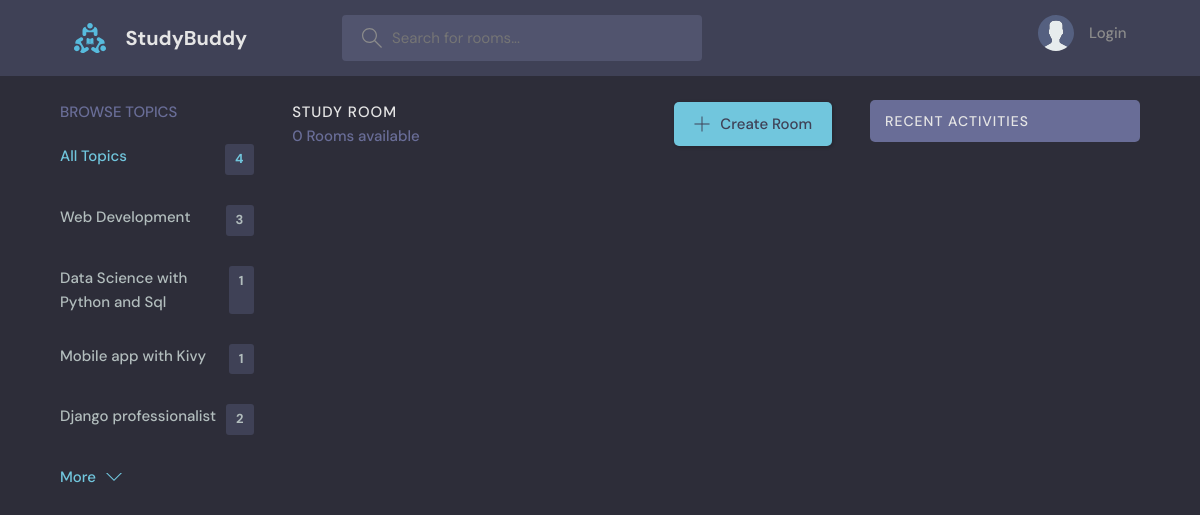
The app's page /?q=Java, older data.
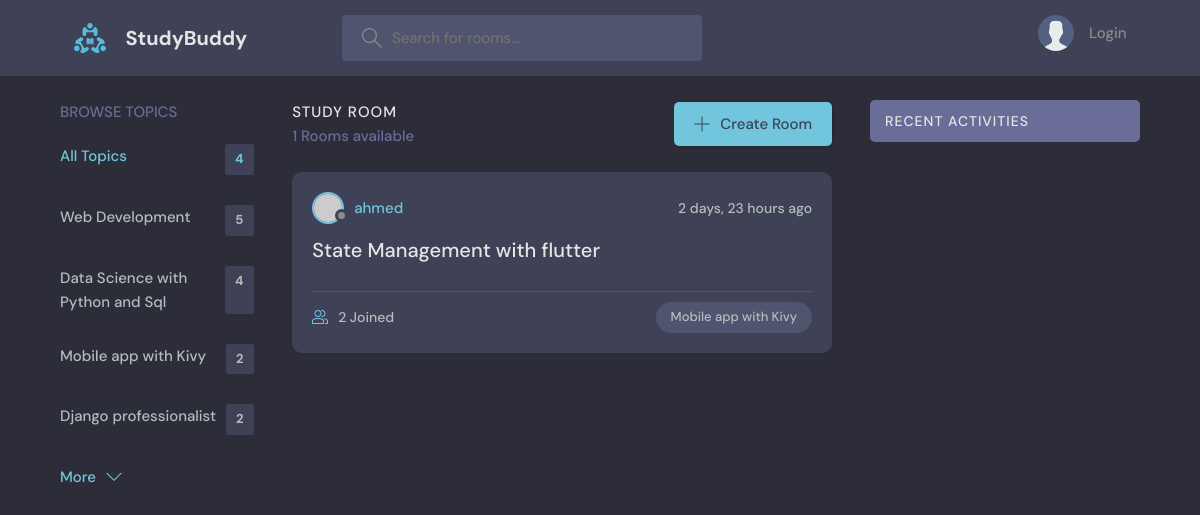
The same page, newer data.
### baseapp/models.py (models this page shows, shortened)
class Topic(models.Model):
    name = models.CharField(max_length=300)
    def __str__(self):
        return self.name

class Room(models.Model):
    host = models.ForeignKey(User, on_delete=models.SET_NULL, null=True)
    topic = models.ForeignKey(Topic, on_delete=models.SET_NULL, null=True)
    name = models.CharField(max_length=200)
    description = models.TextField(null=True, blank=True)
    created = models.DateTimeField(auto_now_add=True)
    updated = models.DateTimeField(auto_now=True)
    participants = models.ManyToManyField(User, related_name='participants', blank=True)
    class Meta:
        ordering = ['-updated', '-created']

### baseapp/views.py (the view)
# urls.py: path("", views.home, name="home"),
def home(request):
    q = request.GET.get('q') if request.GET.get('q') != None else ''
    rooms = Room.objects.filter(
        Q(topic__name__icontains=q) |
        Q(description__icontains=q) |
        Q(name__icontains=q)
    )
    room_count = rooms.count()
    topics = Topic.objects.all() [0:5]
    room_messages = Message.objects.filter(Q(room__topic__name__icontains=q))
    context = {'rooms' : rooms, 'topics': topics, 'room_count': room_count, "room_messages": room_messages}
    return render(request, 'baseapp/index.html', context)

### baseapp/templates/baseapp/index.html (shortened to what this page needs)
{% extends 'main.html' %}
{%block content %}
    <main class="layout layout--3">
      <div class="container">
        <div class="topics">
          <div class="topics__header">
            <h2>Browse Topics</h2>
          </div>
          <ul class="topics__list">
            {%include 'baseapp/topics_component.html' %}
          </ul>
          <a class="btn btn--link" href="{%url 'topic' %}">
            More
            <svg version="1.1" xmlns="http://www.w3.org/2000/svg" width="32" height="32" viewBox="0 0 32 32">
              <title>chevron-down</title>
              <path d="M16 21l-13-13h-3l16 16 16-16h-3l-13 13z"></path>
            </svg>
          </a>
        </div>
        <div class="roomList">
          <div class="roomList__header">
            <div>
              <h2>Study Room</h2>
              <p> {{room_count}} Rooms available</p>
            </div>
            <a href="{%url 'create-room' %}"class="btn btn--main" href="create-room.html">
              <svg version="1.1" xmlns="http://www.w3.org/2000/svg" width="32" height="32" viewBox="0 0 32 32">
                <title>add</title>
                <path
                  d="M16.943 0.943h-1.885v14.115h-14.115v1.885h14.115v14.115h1.885v-14.115h14.115v-1.885h-14.115v-14.115z"
                ></path>
              </svg>
              Create Room
            </a>
          </div>
          {%include 'baseapp/feed_component.html' %}
        <div class="activities">
          <div class="activities__header">
            <h2>Recent Activities</h2>
            </div>
        </div>
</main>
{%endblock content%}

### baseapp/templates/baseapp/topics_component.html
{%block content%}
{%if topics%}
    <li>
        <a href="{%url 'home' %}" class="active"> All Topics <span>{{topics.count}}</span></a>
    </li>
    {% for topic in topics%}
         <li>
            <a href="{% url 'home' %}?q={{topic.name}}"> {{topic.name}} <span>{{topic.room_set.all.count}}</span></a>
        </li>
    {%endfor%}
{%endif%}
{% endblock content%}

### baseapp/templates/baseapp/feed_component.html (shortened to what this page needs)
{% for room in rooms%}
<div class="roomListRoom">
            <div class="roomListRoom__header">
              <a href="{%url 'user-profile' room.host.id%}" class="roomListRoom__author">
                <div class="avatar avatar--small">
                  <img src="https://randomuser.me/api/portraits/women/11.jpg" />
                </div>
                <span>{{room.host.username}}</span>
              </a>
              <div class="roomListRoom__actions">
                <span>{{room.created | timesince }} ago</span>
              </div>
            </div>
            <div class="roomListRoom__content">
              <a href="{%url 'room' room.id%}">{{room.name}}</a>
            </div>
            <div class="roomListRoom__meta">
              <a href="{%url 'room' room.id %}" class="roomListRoom__joined">
                {{room.participants.all.count}} Joined
              </a>
              <p class="roomListRoom__topic">{{room.topic}}</p>
            </div>
          </div>
{%endfor%}
</div>

Row changes from the older to the newer data that the page shows:
computed for Topic "Web Development": room_set.all.count "3" → "5"
computed for Topic "Data Science with Python and Sql": room_set.all.count "1" → "4"
computed for Topic "Mobile app with Kivy": room_set.all.count "1" → "2"
added Room: host.username "ahmed", created "2 days, 23 hours", name "State Management with flutter", participants.all.count "2", topic "Mobile app with Kivy"
Text that changed along with them:
{{ room_count }}: "0" → "1"
